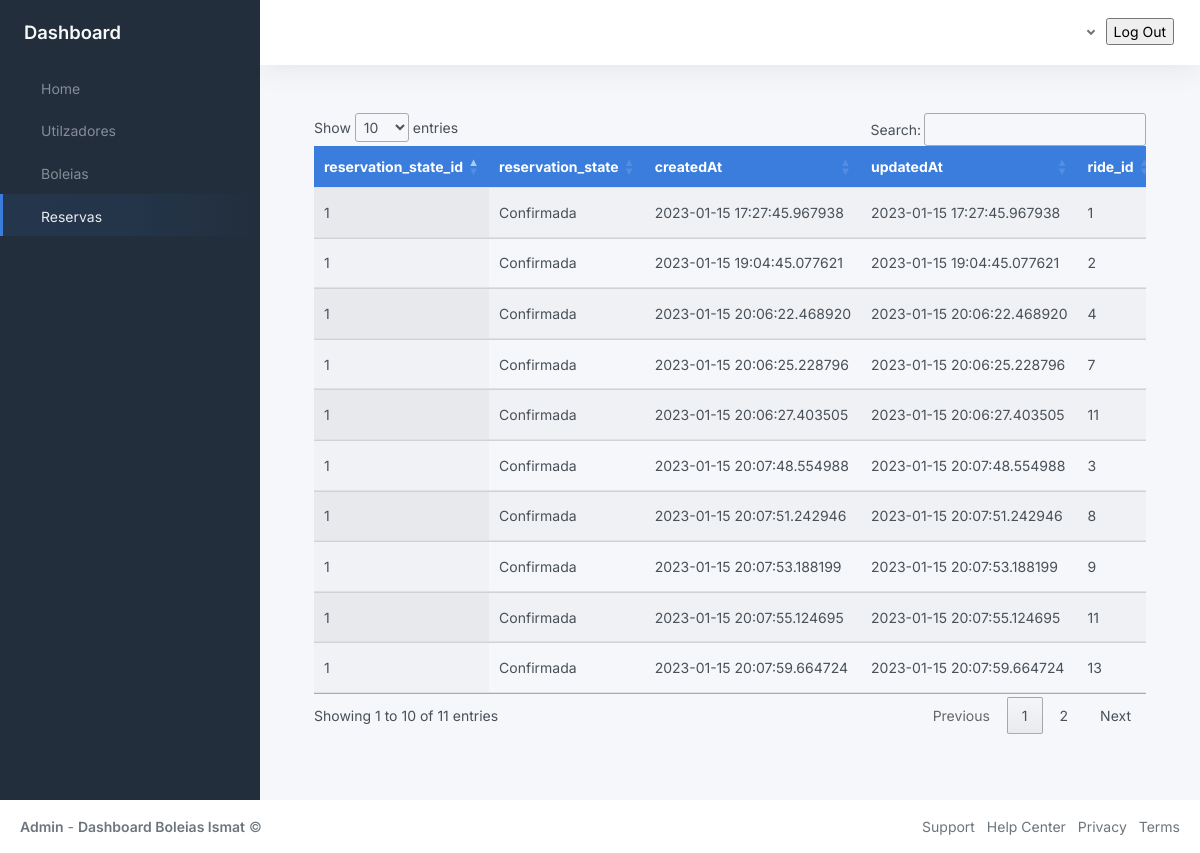
The page /reservaPage on the database as committed earlier.
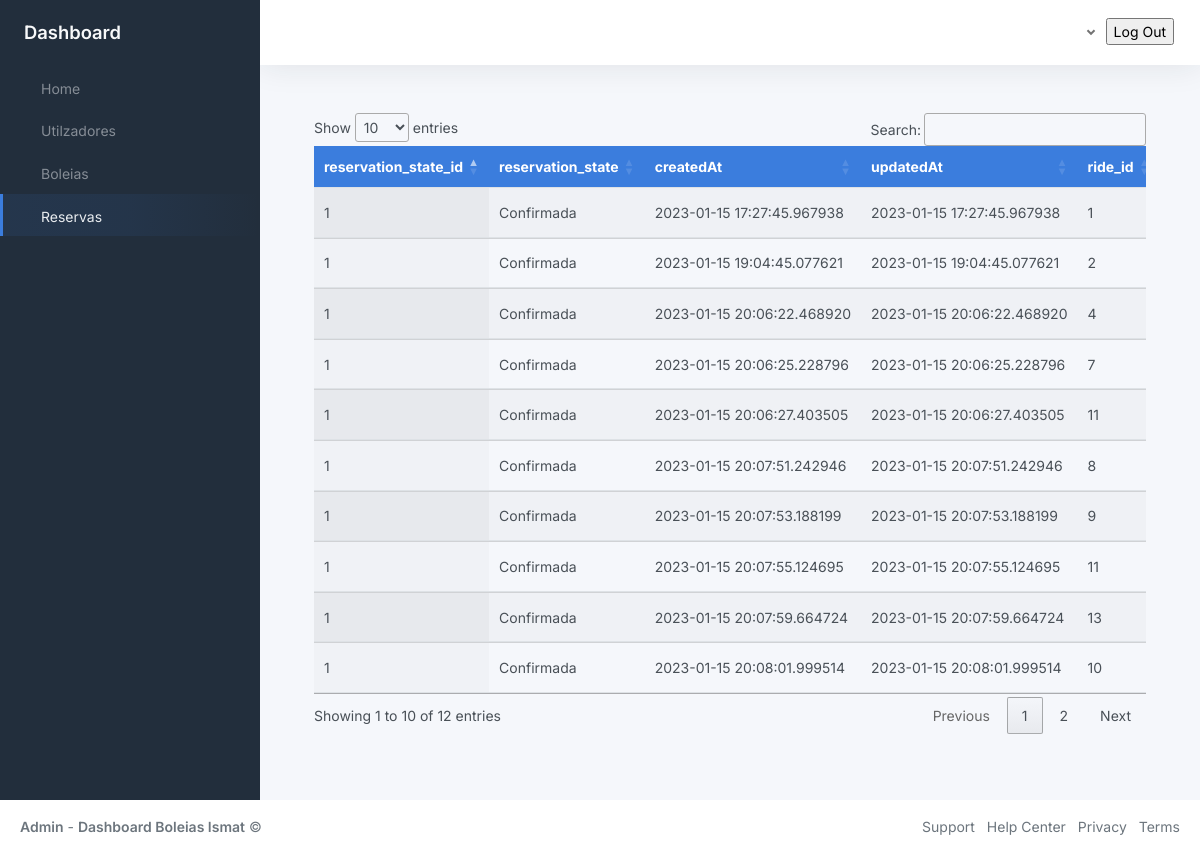
The same page on the database as committed later.
### BackOffice/models.py (models this page shows, shortened)
class Reservation(db.Model):
	__tablename__ = 'reservation'
	__table_args__ = (db.UniqueConstraint('passenger_id', 'ride_id'),)
	id = db.Column(db.Integer, primary_key=True)
	passenger_id = db.Column('passenger_id', db.ForeignKey('user.id'), nullable=False)
	passenger = db.relationship('User', backref='reservation')
	ride_id = db.Column('ride_id', db.ForeignKey('ride.id'), nullable=False)
	ride = db.relationship('Ride', backref='reservation')
	reservation_state_id = db.Column('reservation_state_id', db.ForeignKey('reservation_state.id'), default=1, nullable=False)
	reservation_state = db.relationship('ReservationState', backref='reservation')
	createdAt = db.Column(db.DateTime, default=datetime.now)
	updatedAt = db.Column(db.DateTime, default=datetime.now)

class ReservationState(db.Model):
	__tablename__ = 'reservation_state'
	id =  db.Column(db.Integer, primary_key=True)
	state = db.Column(db.String(20), nullable=False) #se boleia esta em progresso, espera, cancelada

### BackOffice/ReservasModule/__init__.py (the view, shortened to what this page needs)
@reservaModule.route('/reservaPage', methods=['GET', 'POST'])
def toReservaPage():
    if current_user.is_authenticated:
        print("Noice")
    else:
        print("Not Noice")
    if request.method == 'GET':
        get_Reserva= db.session.query(Reservation, ReservationState).filter(Reservation.reservation_state_id == ReservationState.id).all()
        return render_template("reservas.html", title="Login", get_Reserva = get_Reserva)
    return  jsonify(message="Apagado",status=201)

### BackOffice/templates/reservas.html (shortened to what this page needs)
{% extends 'index.html'%}
{% block navOptions %}
    <ul class="sidebar-nav">
        <li class="sidebar-item">
            <a class="sidebar-link" href="{{url_for('homeModule.toHomePage')}}">
                 <span class="align-middle">Home</span>
            </a>
        </li>
        <li class="sidebar-item  ">
            <a class="sidebar-link" href="{{url_for('userModule.toUsersPage')}}">
                 <span class="align-middle">Utilzadores</span>
            </a>
        </li>
        <li class="sidebar-item">
            <a class="sidebar-link" href="{{url_for('rideModule.toRidePage')}}">
                 <span class="align-middle">Boleias</span>
            </a>
        </li>
        <li class="sidebar-item  active">
            <a class="sidebar-link" href="{{url_for('reservaModule.toReservaPage')}}">
                 <span class="align-middle">Reservas</span>
            </a>
        </li>
    </ul>
{% endblock navOptions %}
{% block content %}
<div class="container-md" id="table">
    <div class="table-responsive">
        <table class="table display nowrap" id="tabela">
            <thead class="bg-primary text-white">
                <tr>
                    <th>reservation_state_id</th>
                    <th>reservation_state</th>
                    <th>createdAt</th>
                    <th>updatedAt</th>
                    <th>ride_id</th>
                </tr>
            </thead>
            <tbody>
                {% for reserva in get_Reserva %}
                <tr>
                <td>{{reserva.Reservation.reservation_state_id}}</td>
                <td>{{reserva.ReservationState.state}}</td>
                <td>{{reserva.Reservation.createdAt}}</td>
                <td>{{reserva.Reservation.updatedAt}}</td>
                <td>{{reserva.Reservation.ride_id}}</td>
            </tr>
            {% endfor %}
            </tbody>
        </table>
    </div>
</div>
{% endblock content %}

Rows that differ between the two databases and show on the page:
removed Reservation: Reservation.reservation_state_id "1", ReservationState.state "Confirmada", Reservation.createdAt "2023-01-15 20:07:48.554988", Reservation.updatedAt "2023-01-15 20:07:48.554988", Reservation.ride_id "3"
now on this page (row unchanged): Reservation: Reservation.reservation_state_id "1", ReservationState.state "Confirmada", Reservation.createdAt "2023-01-15 20:08:01.999514", Reservation.updatedAt "2023-01-15 20:08:01.999514", Reservation.ride_id "10"
Other text that changed with them:
text written by a page script: "Show entries Search: Showing 1 to 10 of 11 entries Previous 1 2 Next" → "Show entries Search: Showing 1 to 10 of 12 entries Previous 1 2 Next"
